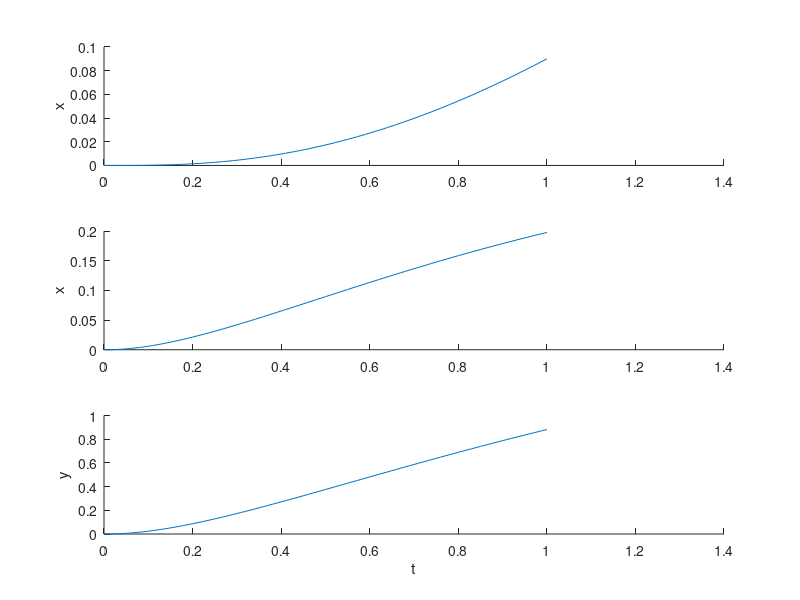

The MATLAB source for this figure:

%%%% System parameters
n=2; % x in Re^n
m=1; % u in Re^m
p=1; % y in Re^p

% Controllable realization
AC=[0,1;-3,-5];
BC=[0;1];
CC=[1,4];

% Observable realization
AO=[-5,1;-3,0];
BO=[4;1];
CO=[1,0];

A=AC;
B=BC; 
C=CC;

%%%% Initializations
t0=0; t=t0; tf=1;
dt=0.01; % Step size

x0=zeros(n,1); 
%x0=ones(n,1);
x=x0;

%%%% Storage matrices
X=[]; X=[X,x];
Y=[]; y=C*x; Y=[Y,y];
T=[]; T=[T;t];

%%%% Simulate the system
while (t<=tf);
  u=3*sin(0.5*t);               % Control signal
  x=x+dt.*(A*x+B*u);   % Euler approximation
  y=C*x;
  t=t+dt;
  X=[X,x]; Y=[Y,y]; T=[T;t];
end;

figure(1);
%clf;

%%%% Plot the solutions
for i=1:n;
  subplot(n+p,1,i);
  hold on;
  plot(T,X(i,:));
  ylabel('x');
end;
for i=1:p;
  subplot(n+p,1,n+i);
  hold on;
  plot(T,Y(i,:));
  ylabel('y');
end;
xlabel('t');



